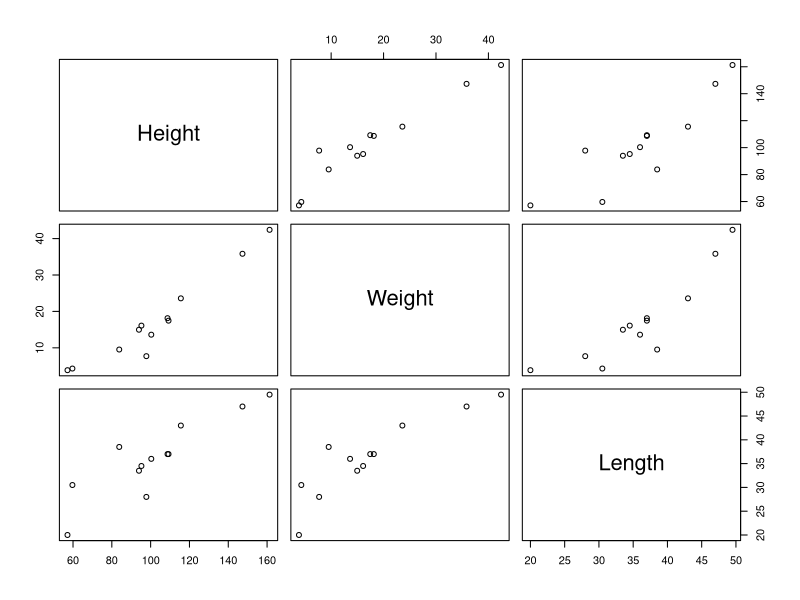
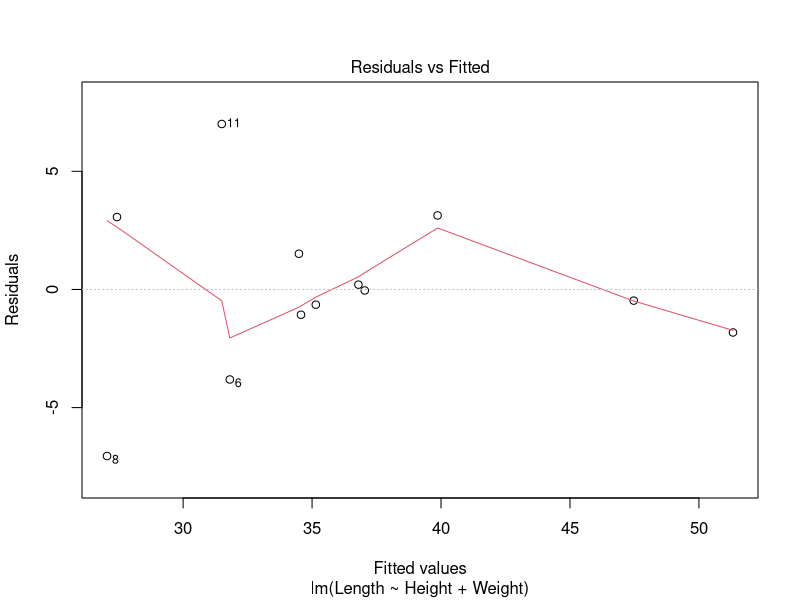
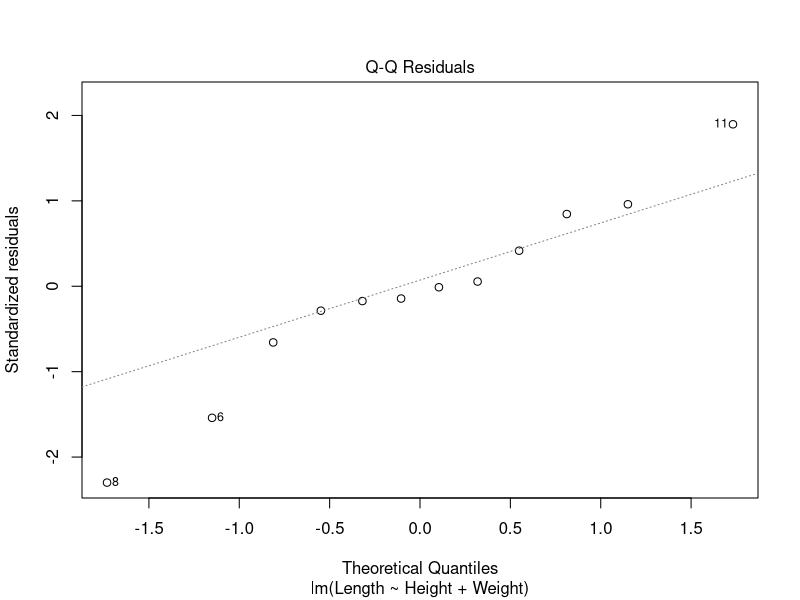
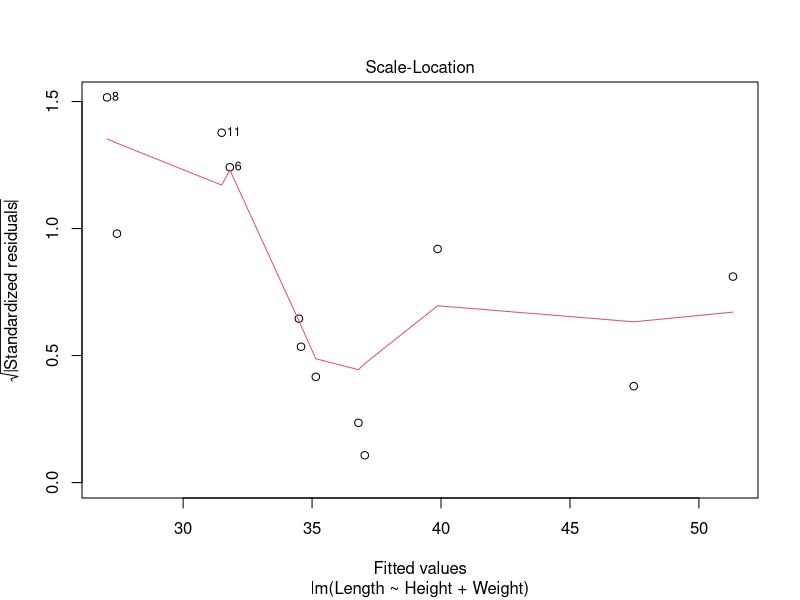
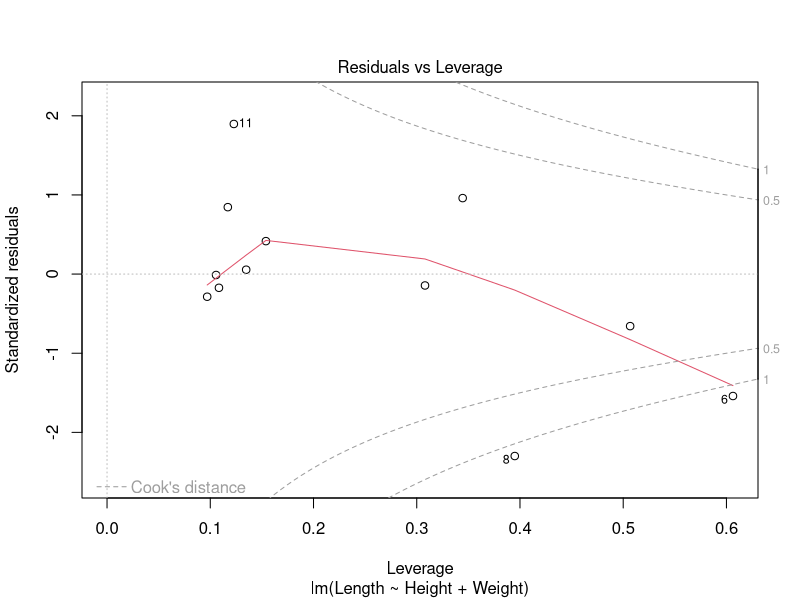
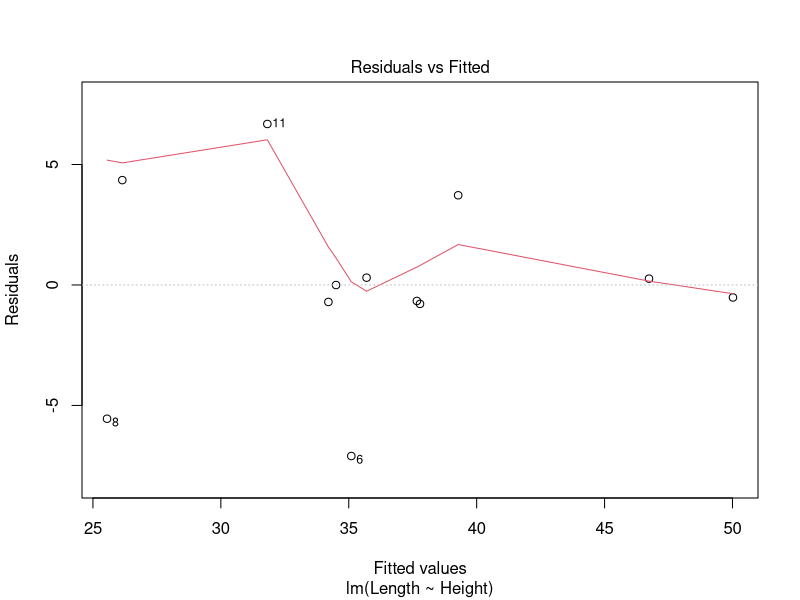
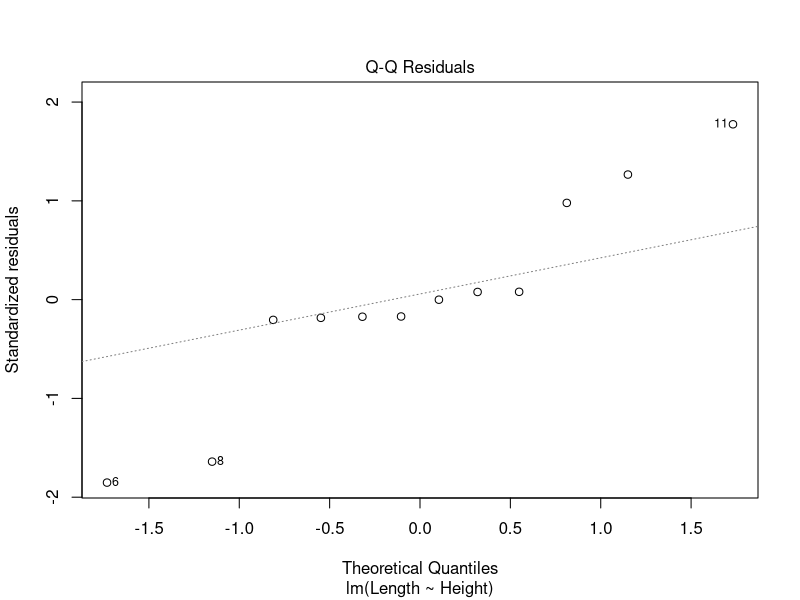
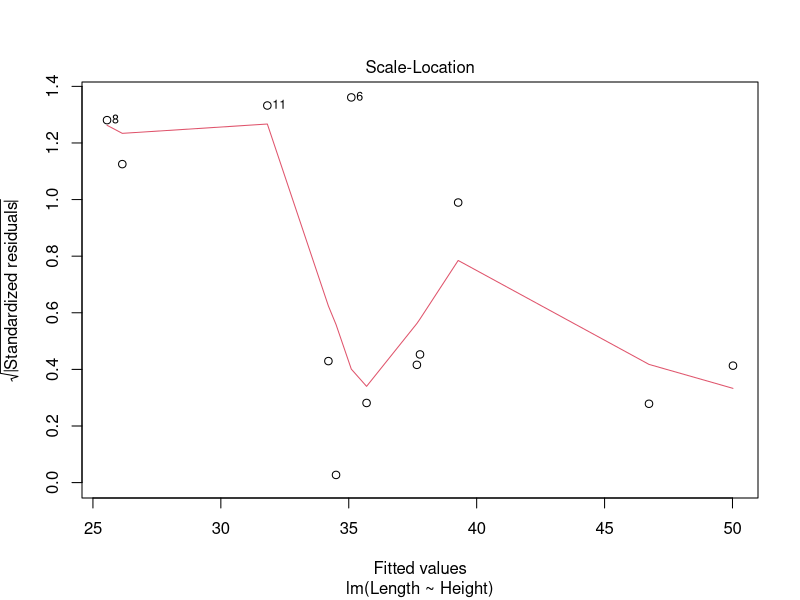

The R source for these figures, in order:
#Entering data
Child<- c(1:12)
Height<-c(108.7,161.29,95.25,100.33,115.57,97.79,109.22,57.15,93.98,59.69,83.82,147.32)
Weight<-c(18.14,42.41,16.10,13.61,23.59,7.71,17.46,3.86,14.97,4.31,9.53,35.83)
Length<-c(37,49.5,34.5,36,43,28,37,20,33.5,30.5,38.5,47.0)
catheter <-data.frame(Child, Height, Weight, Length)
head(catheter)

#Comparing Variables with Pair-Wise Scatter plots
pairs(subset(catheter, select=c(2:4)))
#lots of strong positive linear fun

#Fitting models
lm1<-lm(Length~Height+Weight, data=catheter)
lm2<-lm(Length~Height, data=catheter)
lm3<-lm(Length~Weight, data=catheter)


#Model assumptions: linearity, homoscedasticity, normality, independence
#for whole thing and each predictor. Please don't forget

#Diagnostic plot
plot(lm1)
plot(lm2)
plot(lm3)
res1<-residuals(lm1)
plot(catheter$Height, res1)
plot(catheter$Weight, res1)

#Talk about coeffcients
summary(lm1)
summary(lm2)
summary(lm3)



#Angle between subspaces
theta<- acos((t(Height)%*%Weight)/(sqrt(sum(Height^2))*sqrt(sum(Weight^2))))
theta
